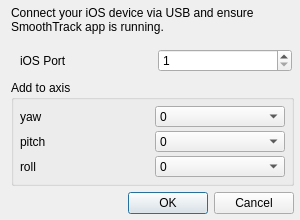
<?xml version="1.0" encoding="UTF-8"?>
<ui version="4.0">
 <class>UISmoothTrackControls</class>
 <widget class="QWidget" name="UISmoothTrackControls">
  <property name="windowModality">
   <enum>Qt::NonModal</enum>
  </property>
  <property name="geometry">
   <rect>
    <x>0</x>
    <y>0</y>
    <width>300</width>
    <height>220</height>
   </rect>
  </property>
  <property name="sizePolicy">
   <sizepolicy hsizetype="Preferred" vsizetype="Preferred">
    <horstretch>0</horstretch>
    <verstretch>0</verstretch>
   </sizepolicy>
  </property>
  <property name="windowTitle">
   <string>SmoothTrack iOS settings</string>
  </property>
  <property name="windowIcon">
   <iconset>
    <normaloff>../gui/images/opentrack.png</normaloff>../gui/images/opentrack.png</iconset>
  </property>
  <property name="layoutDirection">
   <enum>Qt::LeftToRight</enum>
  </property>
  <property name="autoFillBackground">
   <bool>false</bool>
  </property>
  <layout class="QGridLayout" name="gridLayout_2">
   <property name="topMargin">
    <number>6</number>
   </property>
   <property name="rightMargin">
    <number>6</number>
   </property>
   <property name="bottomMargin">
    <number>6</number>
   </property>
   <property name="horizontalSpacing">
    <number>6</number>
   </property>
   <property name="verticalSpacing">
    <number>6</number>
   </property>
   <item row="0" column="0">
    <widget class="QLabel" name="label_info">
     <property name="text">
      <string>Connect your iOS device via USB and ensure SmoothTrack app is running.</string>
     </property>
     <property name="wordWrap">
      <bool>true</bool>
     </property>
    </widget>
   </item>
   <item row="1" column="0">
    <widget class="QFrame" name="frame">
     <property name="sizePolicy">
      <sizepolicy hsizetype="Preferred" vsizetype="Maximum">
       <horstretch>0</horstretch>
       <verstretch>0</verstretch>
      </sizepolicy>
     </property>
     <layout class="QGridLayout" name="gridLayout">
      <property name="rightMargin">
       <number>2</number>
      </property>
      <property name="bottomMargin">
       <number>2</number>
      </property>
      <property name="spacing">
       <number>4</number>
      </property>
      <item row="0" column="0">
       <widget class="QLabel" name="label_5">
        <property name="text">
         <string>iOS Port</string>
        </property>
       </widget>
      </item>
      <item row="0" column="1">
       <widget class="QSpinBox" name="spinPortNumber">
        <property name="minimum">
         <number>1</number>
        </property>
        <property name="maximum">
         <number>65535</number>
        </property>
       </widget>
      </item>
     </layout>
    </widget>
   </item>
   <item row="2" column="0">
    <widget class="QGroupBox" name="groupBox_2">
     <property name="title">
      <string>Add to axis</string>
     </property>
     <layout class="QGridLayout" name="gridLayout_3">
      <property name="leftMargin">
       <number>6</number>
      </property>
      <property name="topMargin">
       <number>6</number>
      </property>
      <property name="rightMargin">
       <number>6</number>
      </property>
      <property name="bottomMargin">
       <number>6</number>
      </property>
      <property name="horizontalSpacing">
       <number>4</number>
      </property>
      <property name="verticalSpacing">
       <number>4</number>
      </property>
      <item row="0" column="0">
       <widget class="QLabel" name="label_7">
        <property name="text">
         <string>yaw</string>
        </property>
       </widget>
      </item>
      <item row="0" column="1">
       <widget class="QComboBox" name="add_yaw">
        <item>
         <property name="text">
          <string>0</string>
         </property>
        </item>
        <item>
         <property name="text">
          <string>+90</string>
         </property>
        </item>
        <item>
         <property name="text">
          <string>-90</string>
         </property>
        </item>
        <item>
         <property name="text">
          <string>+180</string>
         </property>
        </item>
        <item>
         <property name="text">
          <string>-180</string>
         </property>
        </item>
       </widget>
      </item>
      <item row="1" column="0">
       <widget class="QLabel" name="label_8">
        <property name="text">
         <string>pitch</string>
        </property>
       </widget>
      </item>
      <item row="2" column="0">
       <widget class="QLabel" name="label_10">
        <property name="text">
         <string>roll</string>
        </property>
       </widget>
      </item>
      <item row="1" column="1">
       <widget class="QComboBox" name="add_pitch">
        <item>
         <property name="text">
          <string>0</string>
         </property>
        </item>
        <item>
         <property name="text">
          <string>+90</string>
         </property>
        </item>
        <item>
         <property name="text">
          <string>-90</string>
         </property>
        </item>
        <item>
         <property name="text">
          <string>+180</string>
         </property>
        </item>
        <item>
         <property name="text">
          <string>-180</string>
         </property>
        </item>
       </widget>
      </item>
      <item row="2" column="1">
       <widget class="QComboBox" name="add_roll">
        <item>
         <property name="text">
          <string>0</string>
         </property>
        </item>
        <item>
         <property name="text">
          <string>+90</string>
         </property>
        </item>
        <item>
         <property name="text">
          <string>-90</string>
         </property>
        </item>
        <item>
         <property name="text">
          <string>+180</string>
         </property>
        </item>
        <item>
         <property name="text">
          <string>-180</string>
         </property>
        </item>
       </widget>
      </item>
     </layout>
    </widget>
   </item>
   <item row="3" column="0">
    <widget class="QDialogButtonBox" name="buttonBox">
     <property name="standardButtons">
      <set>QDialogButtonBox::Cancel|QDialogButtonBox::Ok</set>
     </property>
    </widget>
   </item>
  </layout>
 </widget>
 <resources/>
 <connections/>
</ui>
